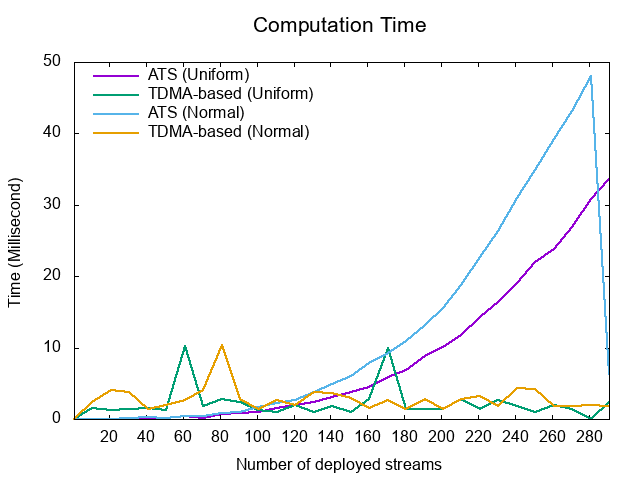

Reproduce this figure in gnuplot.
set xlabel "Number of deployed streams" font "Arial,12"
set ylabel "Time (Millisecond)" font "Arial,12"

set xtics
set ytics
set key left top Left reverse nobox
set terminal png font "Arial,12"
set output "Computation.png"
set xtics 0 , 20, 300
set yr [0:50]

set title "Computation Time" font "Arial,16"
# Plotting
plot \
"Computation_ATS_uniform.dat" using 1:2 every 10 with lines linewidth 2 title "ATS (Uniform)", \
"Computation_TDMA_uniform.dat" using 1:2 every 10 with lines linewidth 2 title "TDMA-based (Uniform)", \
"Computation_ATS_normal.dat" using 1:2 every 10 with lines linewidth 2 title "ATS (Normal)", \
"Computation_TDMA_normal.dat" using 1:2 every 10 with lines linewidth 2 title "TDMA-based (Normal)" \